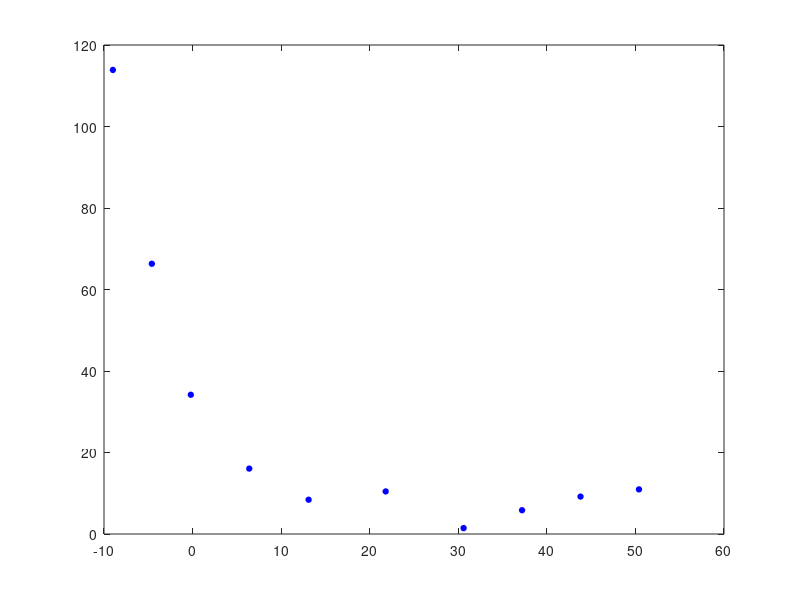

The MATLAB script that drew this image: (Note: this script raises an error after producing the figure.)
clear all
clc
t=[50.4000000000000;43.8000000000000;37.2000000000000;30.6000000000000;21.8000000000000;13.1000000000000;6.40000000000000;-0.200000000000000;-4.60000000000000;-9];
k=[10.9500000000000;9.18000000000000;5.84000000000000;1.45000000000000;10.4500000000000;8.41000000000000;16.0500000000000;34.1700000000000;66.3100000000000;113.880000000000];
%plot(t,k,'o','MarkerSize',3,'MarkerFaceColor','r','MarkerEdgeColor','r');

y=log(k);
x=t;

plot(x,y,'o','MarkerSize',3,'MarkerFaceColor','b','MarkerEdgeColor','b');
A=[length(x), sum(x);sum(x),sum(x.^2)];
B=[sum(y); sum(y.*x)];

a=[A B];
X=inv(A)*B;

a_0=X(1)
a_1=X(2)

Z=exp(a_0)
E=-a_1
K=@(T)Z.*exp(-E.T);

plot(t,k,'o','MarkerSize',4,'MarkerFaceColor','b','MarkerEdgeColor','b');
hold on
fplot(K,[280,max(t)],'g');
format long
Sr=sum((k-K(t)).^2)
St=sum((k-mean(k)).^2)
r=sqrt((St-Sr)/St)
